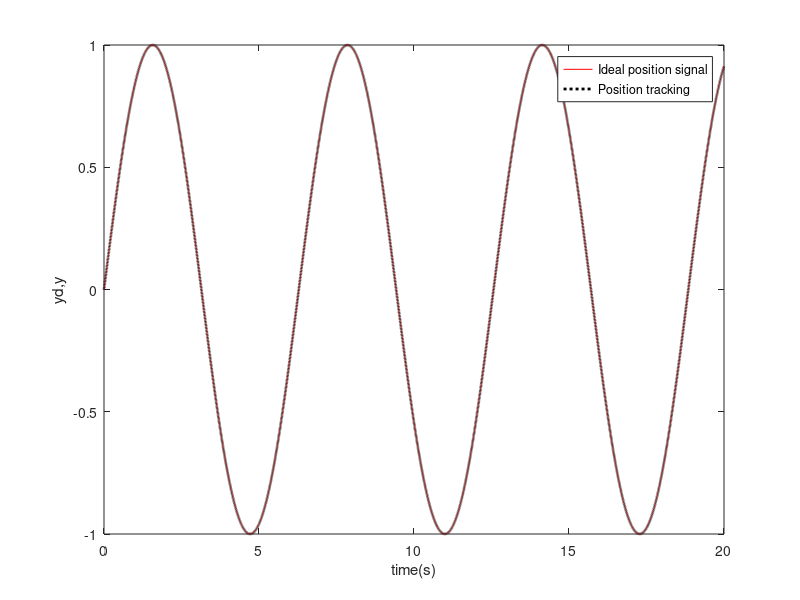
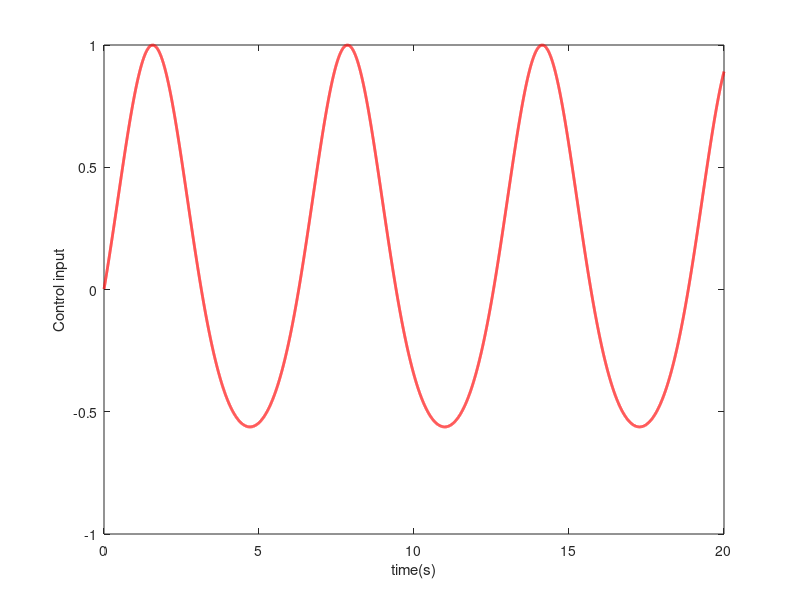

Reproduce these figures in MATLAB, in order.
%Discrete controller
clear all;
close all;
ts=0.001;

c1=-0.01;
u_1=0;y_1=0;
fx_1=0;
for k=1:1:20000
time(k)=k*ts;

yd(k)=sin(k*ts);
yd1=sin((k+1)*ts);
%Nonlinear plant
fx(k)=0.5*y_1*(1-y_1)/(1+exp(-0.25*y_1));
y(k)=fx_1+u_1;

e(k)=y(k)-yd(k);

u(k)=yd1-fx(k)-c1*e(k);

y_1=y(k);
u_1=u(k);
fx_1=fx(k);
end
figure(1);
plot(time,yd,'r',time,y,'k:','linewidth',2);
xlabel('time(s)');ylabel('yd,y');
legend('Ideal position signal','Position tracking');
figure(2);
plot(time,u,'r','linewidth',2);
xlabel('time(s)');ylabel('Control input');